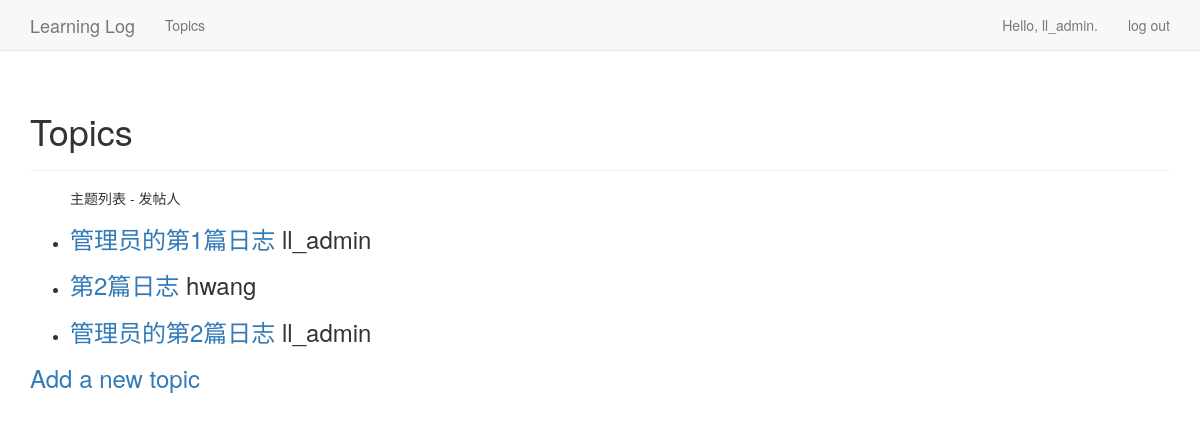
/topics/ (signed in), run on an earlier commit of the app's database.
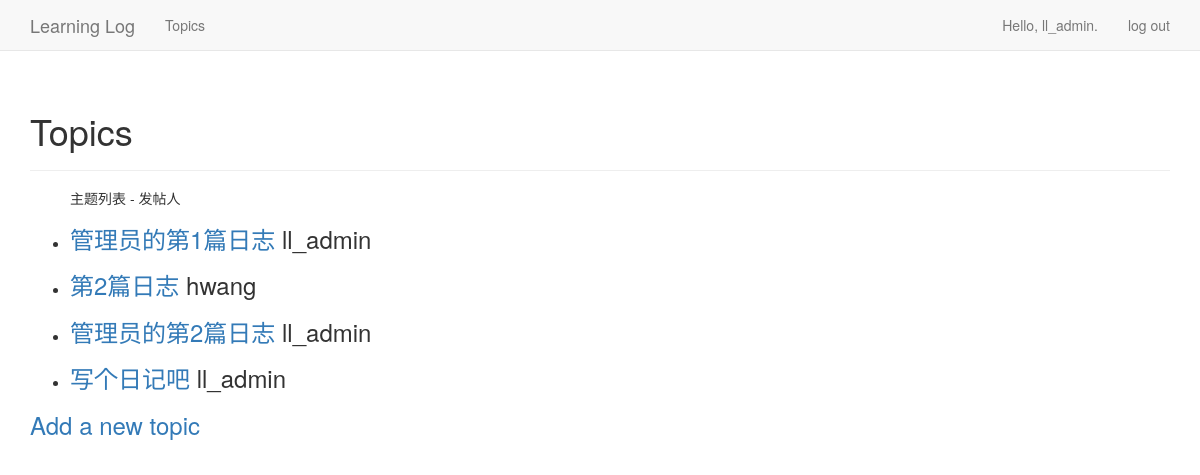
And on a later commit of the database.
### learning_logs/models.py (models this page shows)
class Topic(models.Model):
    text = models.CharField(max_length=200)
    date_added = models.DateTimeField(auto_now_add=True)
    owner = models.ForeignKey(User, on_delete=models.PROTECT)
    public = models.BooleanField(default=False)
    def __str__(self):
        return self.text

### learning_logs/views.py (the view)
# urls.py: url(r'^topics/$', views.topics, name='topics'),
@login_required
def topics(request):
    """显示自己创建的，或者public属性是True（对所有人公开）的主题"""
    topics = Topic.objects.filter(Q(owner=request.user) | Q(public=True)).order_by('date_added')
    context = {'topics': topics}
    return render(request, 'learning_logs/topics.html', context)

### learning_logs/templates/learning_logs/topics.html
{% extends "learning_logs/base.html" %}
{% block header %}
  <h1>Topics</h1>
{% endblock header %}
{% block content %}
  <ul>
    <h5>主题列表 - 发帖人</h5>
    {% for topic in topics %}
      <li>
        <h3>
          <a href="{% url 'learning_logs:topic' topic.id %}">{{ topic }}</a>   {{ topic.owner }}
        </h3>
      </li>
    {% empty %}
      <li>No topics have been added yet.</li>
    {% endfor %}
  </ul>
  <h3><a href="{% url 'learning_logs:new_topic' %}">Add a new topic</a></h3>
{% endblock content %}

What changed in the data, as far as the page shows it:
added Topic: text "写个日记吧", owner "ll_admin"
